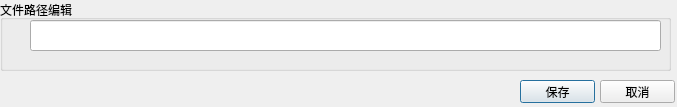
<?xml version="1.0" encoding="UTF-8"?>
<ui version="4.0">
 <class>editpath</class>
 <widget class="QDialog" name="editpath">
  <property name="geometry">
   <rect>
    <x>0</x>
    <y>0</y>
    <width>677</width>
    <height>107</height>
   </rect>
  </property>
  <property name="windowTitle">
   <string>编辑</string>
  </property>
  <property name="windowIcon">
   <iconset resource="resources.qrc">
    <normaloff>:/imgs/fav.ico</normaloff>:/imgs/fav.ico</iconset>
  </property>
  <widget class="QPushButton" name="saveButton">
   <property name="geometry">
    <rect>
     <x>520</x>
     <y>80</y>
     <width>75</width>
     <height>23</height>
    </rect>
   </property>
   <property name="text">
    <string>保存</string>
   </property>
  </widget>
  <widget class="QGroupBox" name="groupBox">
   <property name="geometry">
    <rect>
     <x>0</x>
     <y>0</y>
     <width>671</width>
     <height>71</height>
    </rect>
   </property>
   <property name="title">
    <string>文件路径编辑</string>
   </property>
   <widget class="QLineEdit" name="lineEdit">
    <property name="geometry">
     <rect>
      <x>30</x>
      <y>20</y>
      <width>631</width>
      <height>31</height>
     </rect>
    </property>
   </widget>
  </widget>
  <widget class="QPushButton" name="cancelButton">
   <property name="geometry">
    <rect>
     <x>600</x>
     <y>80</y>
     <width>75</width>
     <height>23</height>
    </rect>
   </property>
   <property name="text">
    <string>取消</string>
   </property>
  </widget>
 </widget>
 <resources>
  <include location="resources.qrc"/>
 </resources>
 <connections/>
</ui>
